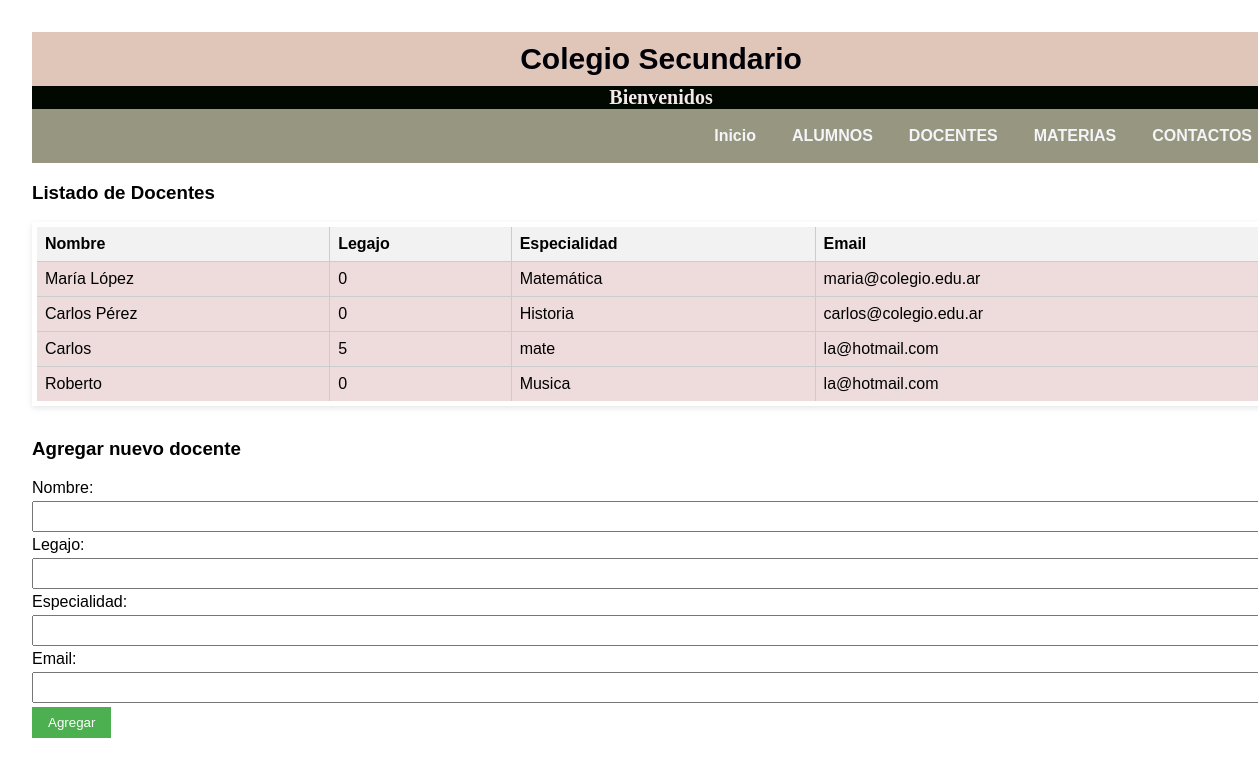
Page /mainfile/Docentes.php on the committed database.
### tables this page shows
CREATE TABLE `docentes` (
  `id` int(11) NOT NULL,
  `nombre` varchar(100) NOT NULL,
  `legajo` int(11) NOT NULL,
  `especialidad` varchar(100) DEFAULT NULL,
  `email` varchar(100) DEFAULT NULL
);

### Modelo/DBController.php (called while the page is built, shortened)
<?php
class DBController {
    private $host = "localhost";
    private $user = "root";
    private $password = "";
    private $database = "c";
    private $conn;
    function __construct() {
        $this->conn = $this->connectDB();
    }
    public function connectDB() {
        return mysqli_connect($this->host, $this->user, $this->password, $this->database);
    }
    public function runBaseQuery($query) {
        $result = $this->conn->query($query);
        $resultset = [];
        if ($result && $result->num_rows > 0) {
            while ($row = $result->fetch_assoc()) {
                $resultset[] = $row;
            }
        }
        return $resultset;
    }
}
?>

### Modelo/Docente.php (called while the page is built, shortened)
<?php
require_once "DBController.php";
class Docente {
    private $db_handle;
    public function __construct($db) {
        $this->db_handle = $db;
    }
    public function getAllDocentes() {
        $query = "SELECT * FROM docentes";
        return $this->db_handle->runBaseQuery($query);
    }
}
?>

### mainfile/Docentes.php (the view, shortened to what this page needs)
<?php
include_once ('../php/includes/variables_globales.php');
require_once "../Modelo/DBController.php";
require_once "../Modelo/Docente.php";
$db = new DBController();
$docente = new Docente($db);
$lista = $docente->getAllDocentes();
?>
<!DOCTYPE html>
<html lang="es">
<head>
  <link rel="stylesheet" href="../mainfile/css/estilos_de_contenido.css">
</head>
<body>
  <header>
    <h1 class="nombre_sitio"><?= $nombre_sitio ?></h1>
    <h2 class="nombre_secundario"><?= $nombre_secundario ?></h2>
  </header>
  <nav class="nav">
    <?= $nav_menu ?>
  </nav>
  <h3>Listado de Docentes</h3>
  <table>
    <tr>
      <th>Nombre</th>
      <th>Legajo</th>
      <th>Especialidad</th>
      <th>Email</th>
    </tr>
    <?php foreach ($lista as $doc): ?>
    <tr>
      <td><?= htmlspecialchars($doc["nombre"]) ?></td>
      <td><?= htmlspecialchars($doc["legajo"]) ?></td>
      <td><?= htmlspecialchars($doc["especialidad"]) ?></td>
      <td><?= htmlspecialchars($doc["email"]) ?></td>
    </tr>
    <?php endforeach; ?>
  </table>
  <form method="POST">
    <h3>Agregar nuevo docente</h3>
    <label>Nombre:</label>
    <input type="text" name="nombre" required>
    <label>Legajo:</label>
    <input type="text" name="legajo" required>
    <label>Especialidad:</label>
    <input type="text" name="especialidad" required>
    <label>Email:</label>
    <input type="email" name="email" required>
    <input type="submit" value="Agregar">
  </form>
</body>
</html>

### mainfile/css/estilos_de_contenido.css (style rules this page uses)
body { margin: 0; padding: 0; min-height: 100vh; width: 100%; }
.nombre_sitio { display: flex; justify-content: center; align-items: center; font-family: Verdana, sans-serif; font-size: 30px; text-align: center; color: rgb(0, 0, 8); background-color: rgb(224, 198, 184); padding: 10px 0; height: auto; margin-bottom: 0%; }
.nombre_secundario { font-family: Georgia, serif; font-size: 20px; color: rgb(245, 234, 234); background-color: rgb(0, 8, 0); text-align: center; margin-top: 0px; margin-bottom: 0px; }
.nav { background-color: rgb(151, 151, 129); display: flex; justify-content: flex-end; gap: 20px; padding: 10px 30px; font-size: 16px; }
table { width: 100%; border: 5px solid white; background-color: #eedbdb; box-shadow: 0 2px 6px rgba(0, 0, 0, 0.1); }

### mainfile/Docentes.php (style rules this page uses)
body { font-family: Arial; margin: 2em; }
table { border-collapse: collapse; width: 100%; margin-top: 1em; }
th, td { border: 1px solid #ccc; padding: 8px; text-align: left; }
th { background-color: #f2f2f2; }
form { margin-top: 2em; }
input[type="text"], input[type="email"] { width: 100%; padding: 6px; margin: 4px 0; }
input[type="submit"] { padding: 8px 16px; background-color: #4CAF50; color: white; border: none; }

### rows in the picture
docentes: nombre "María López", legajo "0", especialidad "Matemática", email "maria@colegio.edu.ar"
docentes: nombre "Carlos Pérez", legajo "0", especialidad "Historia", email "carlos@colegio.edu.ar"
docentes: nombre "Carlos", legajo "5", especialidad "mate", email "la@hotmail.com"
docentes: nombre "Roberto", legajo "0", especialidad "Musica", email "la@hotmail.com"

### other values in the picture
$nombre_sitio "Colegio Secundario"
$nombre_secundario "Bienvenidos"
